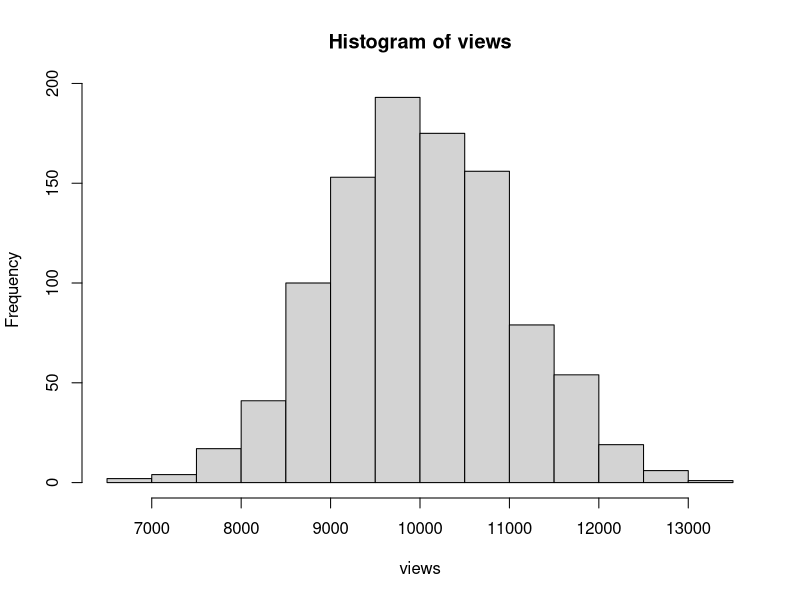
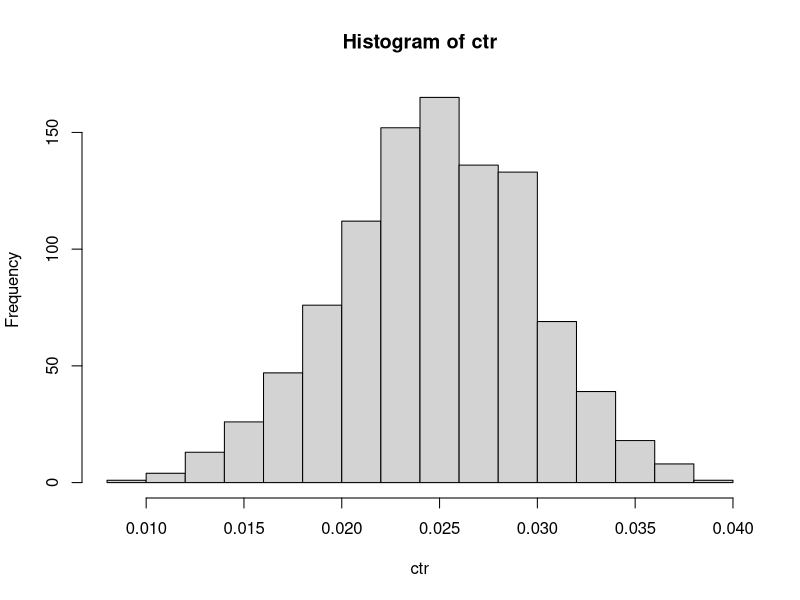
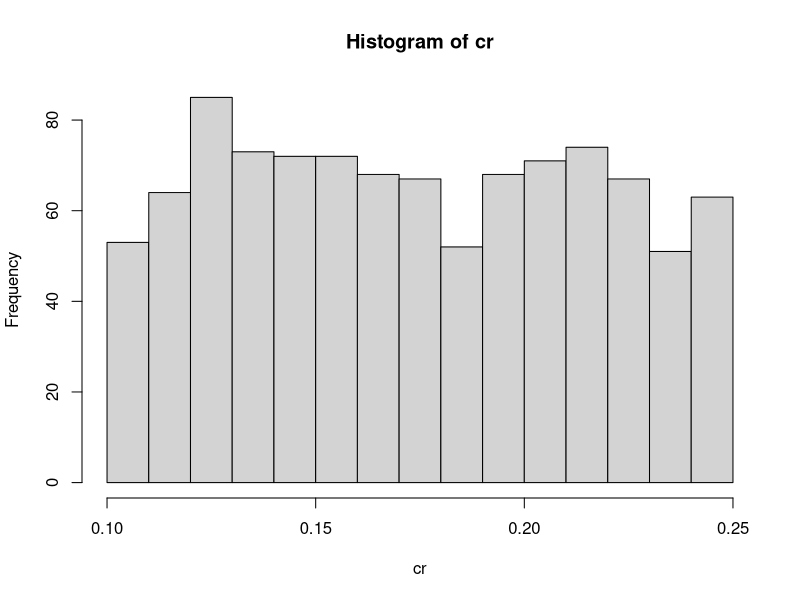
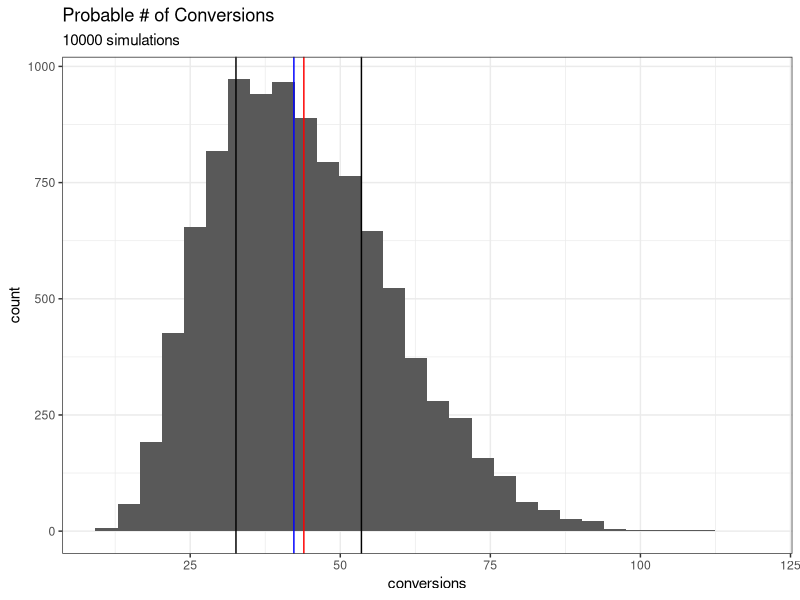

R code for these plots, in order:
## ---- chunk 1
library(tidyverse)
library(lubridate)

## ---- chunk 2
## distribution: assumed to be normal
mean_view <- 10000
sd_view <- mean_view*.1
## number of trials
nn <- 1000
views <- rnorm(n=nn, mean=mean_view, sd=sd_view)

hist(views)
## ---- chunk 3
## distribution: estimated normal
mean_ctr <- .025
sd_ctr <- mean_ctr*0.2
## was going to use these to set limits but realized that this throws off probabilities - will revist
#limit_min <- 0.015
#limit_max <- 0.035 
## number of trials
nn <- 1000
ctr <- rnorm(n=nn, mean=mean_ctr, sd=sd_ctr)

hist(ctr)
## ---- chunk 4
## distribution: even between upper and lower limit
limit_min <- 10
limit_max <- 25
nn <- 1000
cr <- runif(n=nn, min=limit_min, max=limit_max)/100
hist(cr)
## ---- chunk 5
## build a table one row at a time 
df_video_conversion <- data.frame()
sims <- 10000
for(s in 1:sims){
nn <- 1
#views <- rnorm(n=nn, mean=mean_view, sd=sd_view)
#ctr <- rnorm(n=nn, mean=mean_ctr, sd=sd_ctr)
#cr <- runif(n=nn, min=limit_min, max=limit_max)/100
df_sim <- data.frame(
  views=rnorm(n=nn, mean=mean_view, sd=sd_view),
  ctr=rnorm(n=nn, mean=mean_ctr, sd=sd_ctr),
  cr=runif(n=nn, min=limit_min, max=limit_max)/100
)
df_sim <- df_sim %>% mutate(
  conversions=views*ctr*cr
)
df_video_conversion <- bind_rows(df_video_conversion, df_sim)
}
## ---- chunk 6
## stats for lines
ref_mean <- mean(df_video_conversion$conversions)
ref_med <- median(df_video_conversion$conversions)
ref_q1 <- quantile(df_video_conversion$conversions, 0.25)
ref_q3 <- quantile(df_video_conversion$conversions, 0.75)

ggplot(df_video_conversion, aes(x=conversions))+geom_histogram()+
  geom_vline(xintercept=ref_mean, color='red')+
  geom_vline(xintercept=ref_med, color='blue')+
  geom_vline(xintercept=ref_q1)+
  geom_vline(xintercept = ref_q3)+
  theme_bw()+ggtitle(label='Probable # of Conversions', 
                     subtitle=paste0(sims, " simulations"))

